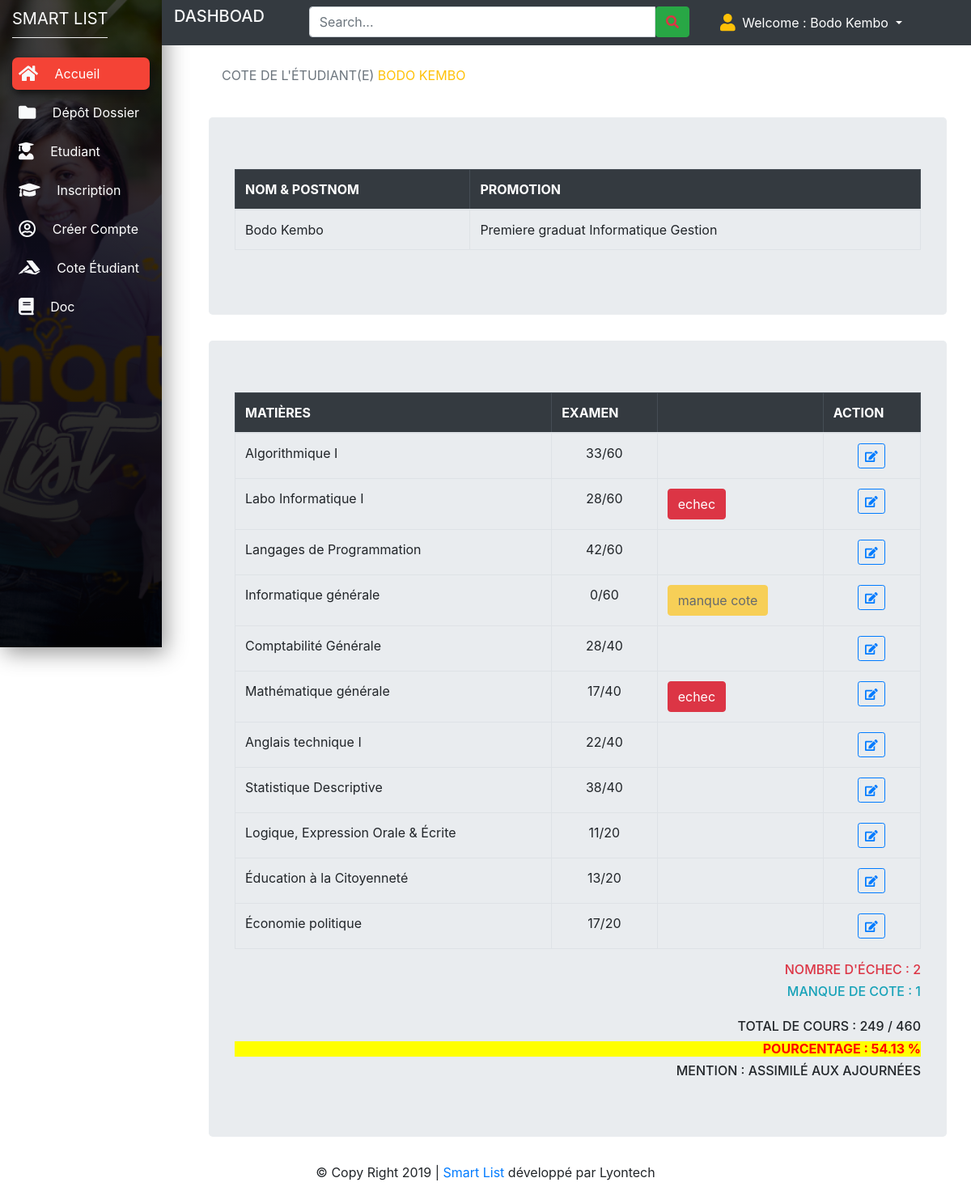
Screenshot of /pages/editor/dashboard.php?p=list_cote&id=1 (signed in) with the database file from the repository.
### tables this page shows
CREATE TABLE `t_student` (
  `idstd` int(11) NOT NULL,
  `name` varchar(100) DEFAULT NULL,
  `prenom` varchar(50) DEFAULT NULL,
  `sexe` varchar(2) DEFAULT NULL,
  `nationalite` varchar(100) DEFAULT NULL,
  `adresse` varchar(100) DEFAULT NULL,
  `datecrea` varchar(20) DEFAULT NULL,
  `date_update` varchar(20) DEFAULT NULL
);

CREATE TABLE `t_promotion` (
  `idpromo` int(11) NOT NULL,
  `slug_promo` varchar(10) DEFAULT NULL,
  `promotion` varchar(20) DEFAULT NULL,
  `iduser` int(11) DEFAULT NULL
);

CREATE TABLE `t_faculte` (
  `idfac` int(11) NOT NULL,
  `faculte` varchar(100) DEFAULT NULL,
  `_option` varchar(100) DEFAULT NULL,
  `iduser` int(11) DEFAULT NULL
);

CREATE TABLE `t_cote` (
  `idcote` int(11) NOT NULL,
  `annee` varchar(15) DEFAULT NULL,
  `idinscrit` int(11) DEFAULT NULL,
  `idcours` int(11) DEFAULT NULL,
  `examen` varchar(30) NOT NULL,
  `point_obt` int(11) DEFAULT NULL,
  `max` int(11) DEFAULT NULL,
  `mention` varchar(20) DEFAULT NULL,
  `date_at` varchar(20) DEFAULT NULL,
  `date_update` varchar(20) DEFAULT NULL
);

CREATE TABLE `t_cours` (
  `idcours` int(11) NOT NULL,
  `idfac` int(11) DEFAULT NULL,
  `idpromo` int(11) DEFAULT NULL,
  `cours` varchar(100) DEFAULT NULL,
  `volHor` varchar(4) DEFAULT NULL,
  `description_cours` text,
  `date_at` varchar(10) DEFAULT NULL,
  `date_update` varchar(10) DEFAULT NULL
);

### pages/editor/list_cote.php (the view, shortened to what this page needs)
<?php
require_once('../../app/cnx.php') ;
$id=isset($_GET['id'])?$_GET['id']:0;
      $echec="echec";
      $manque="manque cote";
    $requete="SELECT * FROM t_cote
    LEFT JOIN t_inscription ON t_inscription.idinscrit=t_cote.idinscrit
    LEFT JOIN t_cours ON t_cours.idcours=t_cote.idcours
    LEFT JOIN t_student ON t_student.idstd=t_inscription.idstd
    INNER JOIN t_promotion ON t_promotion.idpromo=t_inscription.idpromo
    LEFT JOIN t_faculte ON t_faculte.idfac=t_inscription.idfac
    WHERE t_inscription.idinscrit='$id'
    ORDER BY t_cote.idcote asc
   ";
      $selectCountEchec="SELECT count(*) countE
                                          FROM t_cote
                                          INNER JOIN t_inscription ON t_inscription.idinscrit=t_cote.idinscrit
                                          INNER JOIN t_cours ON t_cours.idcours=t_cote.idcours
                                          INNER JOIN t_student ON t_student.idstd=t_inscription.idstd
                                        WHERE
                                        t_inscription.idinscrit='$id'
                                        AND t_cote.mention='$echec'
                                        ORDER BY t_cote.idcote asc";
                       $selectCountM="SELECT count(*) countCM
                                          FROM t_cote
                                           INNER JOIN t_inscription ON t_inscription.idinscrit=t_cote.idinscrit
                                           INNER JOIN t_cours ON t_cours.idcours=t_cote.idcours
                                           INNER JOIN t_student ON t_student.idstd=t_inscription.idstd
                                        WHERE
                                        t_inscription.idinscrit='$id'
                                        AND t_cote.mention='$manque'
                                        ORDER BY t_cote.idcote asc";
  $resultat=$bdd->query($requete);
  $resultCoutM=$bdd->query($selectCountM);
  $tabCount=$resultCoutM->fetch();
  $nbrM=$tabCount['countCM'];
  $resultCoutEchec=$bdd->query($selectCountEchec);
  $tabCount=$resultCoutEchec->fetch();
  $nbrEchec=$tabCount['countE'];
  $req = $bdd->query($requete);
  $data = $req->fetch();
  $promotion = $data['promotion'];
  $faculte = $data['faculte'];
  $option = $data['_option'];
  $name = $data['name'];
    $tot1=0;
    $tot2=0;
    $pourcentage=0;
?>
<div style="margin-left:20%;width:5000px">
    <div class="row p-3 mb-2">
       <div class="col-md-8 ">
        <p class="text-muted">COTE DE L'ÉTUDIANT(E) <span class="text-warning" style="text-transform: uppercase;"> <?php echo $name;?> </span> </p>
       </div>
     </div>
    <div class="jumbotron" id="div-id-name">
      <div>
        <table class="table table-bordered">
          <thead class="table-dark">
            <tr>
              <th scope="col">NOM & POSTNOM</th>
              <th scope="col">PROMOTION</th>
             </tr>
             </thead>
            <tbody>
            <tr>
              <td><?=$name?> </td>
              <td><?=$promotion?> <?=$faculte?> <?=$option?></td>
            </tr>
          </tbody>
        </table>
      </div>
    </div>
  <div class="jumbotron" id="div-id-name">
    <table class="table table-bordered">
      <thead class="table-dark">
        <tr>
          <th scope="col">MATIÈRES</th>
          <th scope="col">EXAMEN</th>
          <th scope="col"></th>
          <th scope="col">ACTION</th>
        </tr>
      </thead>
      <tbody>
        <?php
           while($st=$resultat->fetch())
           {
            $tot1= $tot1 + $st['point_obt'] ;
            $tot2= $tot2 + $st['max'] ;
            $pourcentage= ($tot1*100)/$tot2;
            ?>
            <tr>
              <td><?php echo $st['cours']?></td>
              <td class="text-center"><?php echo $st['point_obt']?>/<?php echo $st['max']?></td>
              <td>
                  <?php
                    if($st['mention']=="echec")
                      {?>
                          <button class="btn btn-danger"><?php echo $st['mention']?></buton>
                        <?php }
                        elseif($st['mention']=="manque cote")
                        {?>
                          <button class="btn btn-warning" disabled><?php echo $st['mention']?></buton>
                      <?php }
                    else{
                                      echo $st['mention'];
                  }?>
                                  </td>
              <td class="text-center"><a class="btn btn-sm btn-outline-primary" href="dashboard.php?p=editstd&id=<?php echo $st['idcote']?>?>">
                  <span class="fas fa-edit"></span>
                </a></td>
            </tr>
           <?php
           }
        ?>
      </tbody>
    </table>
       <?php
                    $format = number_format($pourcentage, 2);
                  ?>
                  <h6 class="text-right text-danger">NOMBRE D'ÉCHEC : <?=$nbrEchec;?> </h6>
                  <h6 class="text-right text-info">MANQUE DE COTE : <?=$nbrM;?></h6>
                  <h6 class="text-right">TOTAL DE COURS : <?=$tot1;?> / <?=$tot2;?></h6>
                  <h6 class="text-right" style="background-color:yellow;color:red;font-weight:bold">POURCENTAGE : <?php echo $format ;?> %</h6>
                  <?php
                    if($nbrEchec == 0  && $nbrM == 0 )
                    {
                      if($format >= 50)
                      {?>
                          <h6 class="text-right">MENTION :SATISFAIT</h6>
                      <?php
                      }
                      elseif($format >= 70)
                      {?>
                          <h6 class="text-right">MENTION :DISTINCTION</h6>
                      <?php
                      }
                      elseif($format >= 80)
                      {?>
                          <h6 class="text-right">MENTION :GRANDE DISTINCTION</h6>
                      <?php
                      }
                    }
                    else
                    {?>
                        <h6 class="text-right">MENTION : ASSIMILÉ AUX AJOURNÉES</h6>
                    <?php
                    }
                  ?>
  </div>
</div>

### css/design.css (style rules this page uses)
* { margin: 0px; padding: 0px; }
body { font-family: 'Montserrat', sans-serif; }

### rows the page displays
t_student: name "BODO KEMBO", name "Bodo Kembo"
t_promotion: promotion "Premiere graduat"
t_faculte: faculte "Informatique", _option "Gestion"
t_cote: idcours.cours "Algorithmique I", point_obt "33", max "60"
t_cote: idcours.cours "Labo Informatique I", point_obt "28", max "60", mention "echec"
t_cote: idcours.cours "Langages de Programmation", point_obt "42", max "60"
t_cote: idcours.cours "Informatique générale", point_obt "0", max "60", mention "manque cote"
t_cote: idcours.cours "Comptabilité Générale", point_obt "28", max "40"
t_cote: idcours.cours "Mathématique générale", point_obt "17", max "40", mention "echec"
t_cote: idcours.cours "Anglais technique I", point_obt "22", max "40"
t_cote: idcours.cours "Statistique Descriptive", point_obt "38", max "40"
t_cote: idcours.cours "Logique, Expression Orale & Écrite", point_obt "11", max "20"
t_cote: idcours.cours "Éducation à la Citoyenneté", point_obt "13", max "20"
t_cote: idcours.cours "Économie politique", point_obt "17", max "20"

### other values shown
$user "Bodo Kembo"
$nbrEchec "2"
$nbrM "1"
$tot1 "249"
$tot2 "460"
$format "54.13"
